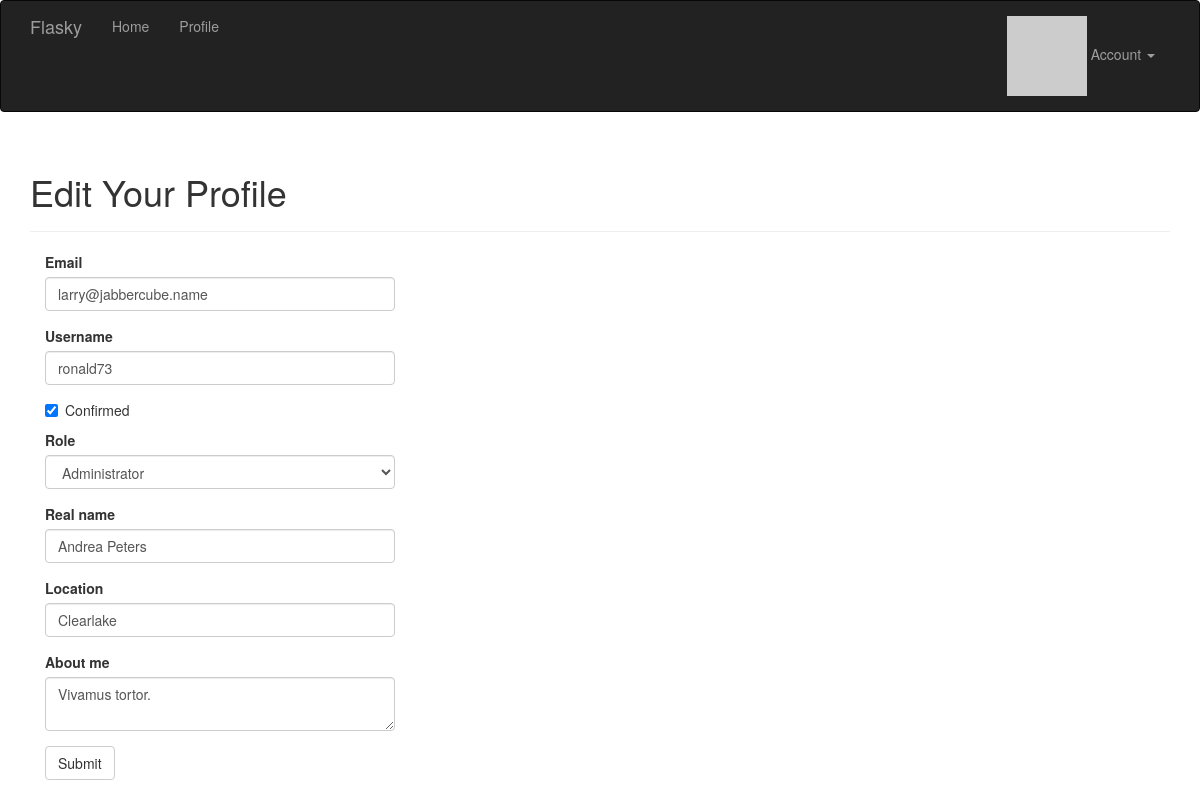
The app's page /edit-profile/2 (signed in) with its own data.
### app/models.py (models this page shows, shortened)
class User(UserMixin, db.Model):
    __tablename__ = 'users'
    id = db.Column(db.Integer, primary_key=True)
    username = db.Column(db.String, unique=True, index=True)
    password_hash = db.Column(db.String(128))
    email = db.Column(db.String(64), unique=True, index=True)
    role_id = db.Column(db.Integer, db.ForeignKey('roles.id'))
    confirmed = db.Column(db.Boolean, default=False)
    posts = db.relationship('Post', backref='author', lazy='dynamic')
    name = db.Column(db.String(64))
    location = db.Column(db.String(64))
    about_me = db.Column(db.Text)
    member_since = db.Column(db.DateTime(), default=datetime.utcnow)
    last_seen = db.Column(db.DateTime(), default=datetime.utcnow)
    comments = db.relationship('Comment', backref='author', lazy='dynamic')
    avatar_hash = db.Column(db.String(32))
    followed = db.relationship('Follow',
                               foreign_keys = [Follow.follower_id],
                               backref = db.backref('follower', lazy='joined'),
                               lazy = 'dynamic',
                               cascade='all, delete-orphan')
    followers = db.relationship('Follow',
                                foreign_keys=[Follow.followed_id],
                                backref=db.backref('followed', lazy='joined'),
                                lazy='dynamic',
                                cascade='all, delete-orphan')
    def can(self, permissions):
        return self.role is not None and (self.role.permissions & permissions) == permissions
    @property
    def password(self):
        raise AttributeError('password is not a readable attribute')
    def gravatar(self, size=100, default='identicon', rating='g'):
        if request.is_secure:
            url = 'https://secure.gravatar.com/avatar'
        else:
            url = 'http://www.gravatar.com/avatar'
        hash = self.avatar_hash or hashlib.md5(self.email.encode('utf-8')).hexdigest()
        return '{url}/{hash}?s={size}&d={default}&r={rating}'.format(
            url=url, hash=hash, size=size, default=default, rating=rating)

### app/main/views.py (the view, shortened to what this page needs)
@main.route('/edit-profile/<int:id>', methods=['GET', 'POST'])
@login_required
def edit_profile_admin(id):
    user = User.query.get_or_404(id)
    form = EditProfileAdminForm(user=user)
    form.email.data = user.email
    form.username.data = user.username
    form.confirmed.data = user.confirmed
    form.role.data = user.role_id
    form.name.data = user.name
    form.location.data = user.location
    form.about_me.data = user.about_me
    return render_template('edit_profile.html', form=form, user=user)

### app/main/forms.py (shortened to what this page needs)
class EditProfileAdminForm(FlaskForm):
    email = StringField('Email', validators=[DataRequired(), length(1, 64),
                                             Email()])
    username = StringField('Username', validators=[
        DataRequired(), length(1, 64),
        Regexp('^[A-Za-z][A-Za-z0-9_.]*$', 0,
               'Usernames must have only letters, numbers, dots or '
               'underscores')])
    confirmed = BooleanField('Confirmed')
    role = SelectField('Role', coerce=int)
    name = StringField('Real name', validators=[length(0, 64)])
    location = StringField('Location', validators=[length(0, 64)])
    about_me = TextAreaField('About me')
    submit = SubmitField('Submit')
    def __init__(self, user, *args, **kwargs):
        super(EditProfileAdminForm, self).__init__(*args, **kwargs)
        self.role.choices = [(role.id, role.name)
                             for role in Role.query.order_by(Role.name).all()]
        self.user = user

### app/main/__init__.py (called while the page is built)
@main.app_context_processor
def inject_permissions():
    return dict(Permission=Permission)

### app/models.py (called while the page is built)
@login_manager.user_loader
def load_user(user_id):
    return User.query.get(int(user_id))

### app/templates/edit_profile.html (shortened to what this page needs)
{% extends "base.html" %}
{% import "bootstrap/wtf.html" as wtf %}
{% block page_content %}
<div class="page-header">
    <h1>Edit Your Profile</h1>
</div>
<div class="col-md-4">
    {{ wtf.quick_form(form) }}
</div>
{% endblock %}

### records on screen
User: email "larry@jabbercube.name", username "ronald73", confirmed "☑", role "Administrator", name "Andrea Peters", location "Clearlake", about_me "Vivamus tortor."
